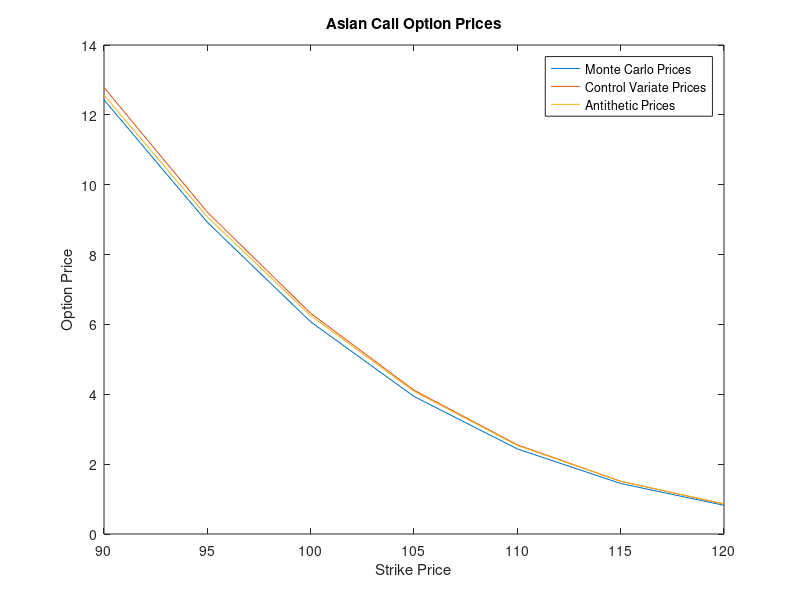

This chart was generated by the following MATLAB code: (Note: this script raises an error after producing the figure.)
%% Asian Option Pricing using Control Variates and Antithetic Sampling
%
% $$ \frac{dS_t}{S_t} = (r-q)dt + \sigma dW_t $$
%
%%


%% Given Data
S0 = 100;
sigma = .2;
r = .05;
q = .02;
T = 1;
m = 4;
K = 90:5:120;
D = exp(-r*T);
t = linspace(T/m,T,m);
N = 100; 
L = 100;
N_anti = 50;

%% Standard Monte Carlo
%%
%
% $$ \left( \frac{1}{m} \sum_{i=1}^{m} S_{t_i} - K  \right)^{+} $$
%
%%


C_mc = zeros(length(K),L);

for ctr = 1:L
    W = cumsum(randn(N,m)*sqrt(T/m),2);
    S = S0*exp((r-q-.5*sigma^2)*t + sigma*W);
    M = mean(S,2);
    [Mv,Kv] = meshgrid(M,K);
    psi_asian = D*max(Mv-Kv,0);
    
    C_mc(:,ctr) = mean(psi_asian,2);
end

%% Control Variates Method
%%
%
% $$ \left(  \left( \prod_{i=1}^{m} S_{t_i} \right)^{\frac{1}{m}} - K \right)^{+} $$
%
%%
C_cv = zeros(length(K),L);

for ctr = 1:L
    W_cv = cumsum(randn(N,m)*sqrt(T/m),2);
    S_cv = S0*exp((r-q-.5*sigma^2)*t + sigma*W_cv);
    S_geo = geomean(S_cv,2);
    [Sv_geo,Kv_geo] = meshgrid(S_geo,K);
    [Sv_asian,Kv_asian] = meshgrid(mean(S_cv,2),K);
    psi_cv_asian = D*max(Sv_asian-Kv_asian,0);
    psi_euro_geo = D*max(Sv_geo-Kv_geo,0);
    for i = 1:m
        M1_it(i) = exp(((r-q-.5*sigma^2)*((T*i)/m^2))+((sigma^2*T*i^2)/(2*m^3)));
        M2_it(i) = exp((2*(r-q-.5*sigma^2)*((T*i)/(m^2)))+((2*sigma^2*T*i^2)/m^3));
    end
    M1 = prod(M1_it);
    F_hat = M1*S0;
    M2 = prod(M2_it);
    sigma_hat = sqrt(log(M2/M1^2)/T);
    Epsi_euro = blkprice(F_hat,K,r-q,T,sigma_hat);
    b = (psi_cv_asian - mean(psi_cv_asian,2))*(psi_euro_geo - Epsi_euro')'/N;
    b = diag(b)./diag((psi_euro_geo -Epsi_euro')*(psi_euro_geo -Epsi_euro')'/N);
    psi_cv = psi_cv_asian - diag(b)*(psi_euro_geo - Epsi_euro');

    C_cv(:,ctr) = mean(psi_cv,2);

end

%% Antithetic Sampling
%%
%
% $$ \tilde{W} = - W $$
%
%%
    
C_antithetic = zeros(length(K),L);
for ctr = 1:L
    W_anti = cumsum(randn(N_anti,m)*sqrt(T/m),2);
    S1 = S0*exp((r-q-.5*sigma^2)*t + sigma*W_anti);
    S2 = S0*exp((r-q-.5*sigma^2)*t - sigma*W_anti);
    M1 = mean(S1,2);
    M2 = mean(S2,2);
    [M1v,Kv1] = meshgrid(M1,K);
    [M2v,Kv2] = meshgrid(M2,K);
    psi1_asian = 0.5*D*max(M1v-Kv1,0);
    psi2_asian = 0.5*D*max(M2v-Kv2,0);
    psi_anti_asian = psi1_asian + psi2_asian;
    C_antithetic(:,ctr) = mean(psi_anti_asian,2);
end


%% Computing mean and standard error of trials
avg = [mean(C_mc,2),mean(C_cv,2),mean(C_antithetic,2)];
err = [std(C_mc,[],2),std(C_cv,[],2),std(C_antithetic,[],2)];

plot(K,avg)
legend('Monte Carlo Prices','Control Variate Prices','Antithetic Prices')
title('Asian Call Option Prices')
xlabel('Strike Price')
ylabel('Option Price')

VarNames = {'Strike Price','Monte Carlo Method', 'Control Variates Method', 'Antithetic Sampling Method'};
Stderrs = table(K',err(:,1),err(:,2),err(:,3),'VariableNames',VarNames);
Errors = table(Stderrs,'VariableNames',"Standard Errors of Asian Option Prices");
disp(Errors);

%%
% - We are observing the lowest variance in the Control Variates(CV) of three
% methods because the auxillary payoff function is strongly correlated with
% the primary payoff function. 
%
% - In addition to this CV are robust to various
% types of payoff functions, which is not the case with antithetic
% sampling. 
%
% - In the case of Antithetic, a high correlation b/w the samples
% would not result in efficient variance reduction, however this is
% opposite in the control variate method as high correlation b/w the arithmetic and geometric payoff
% functions would result in better variance reduction.
%
% - This significant correlation between our arithmetic and geometric mean which causes significant reduction in 
% variance as the reduction is equal  to $(1-\rho^2)$.
% 
% - We know that antithetic causes a reduction in variance equal to  $\frac{1}{N}$ 
% 
% - In this instance N = 100 which reduces variance by 0.01.
% 
% - But $(1-\rho^2)$ is roughly 0.9 which results in a variance reduction of around 0.036, theoritically.
% 
% - The Variance reduction obtained is different because the two random variables are significantly different than those assumed for the
% theoritical operations.
%
%%